Frame 1 (no input): blank canvas, image omitted
Frame 60 (no input): blank canvas, image omitted
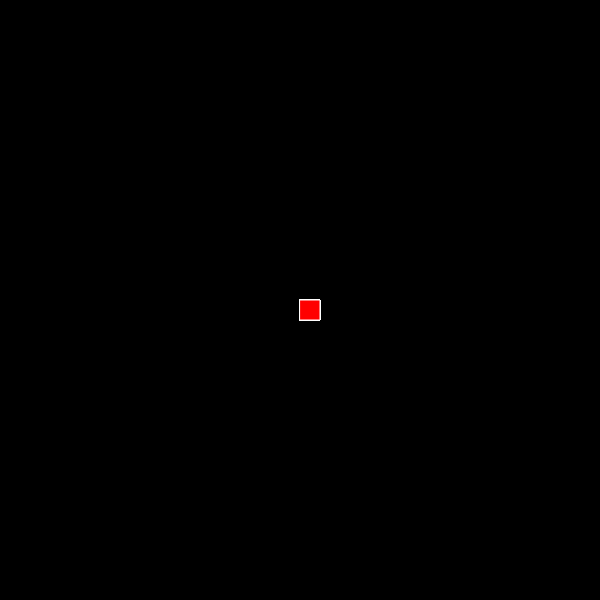
Frame 120 (the mouse pressed at the canvas centre since frame 60)

The p5.js sketch whose frames 1 and 60 were blank and that drew this single picture after the mouse press (run headless with seeded random() and noise() and a simulated clock; from frame 60 on, the mouse is pressed at the canvas centre):

// p5.js sketch
// ── sketch.js
function setup() {
    createCanvas(600, 600);
    background("black")
  
  }
  
  function draw() {
    
    stroke("bleck");
    fill("red");
    
    // console.log(mouseIsPressed);
    
    if (mouseIsPressed){
      rect(mouseX, mouseY, 20, 20);
    }
    
  }
// ── trabalho.html
unction setup() {
  createCanvas(600, 600);
  background("black")

}

function draw() {
  
  stroke("bleck");
  fill("red");
  
  // console.log(mouseIsPressed);
  
  if (mouseIsPressed){
    rect(mouseX, mouseY, 20, 20);
  }
  
}
